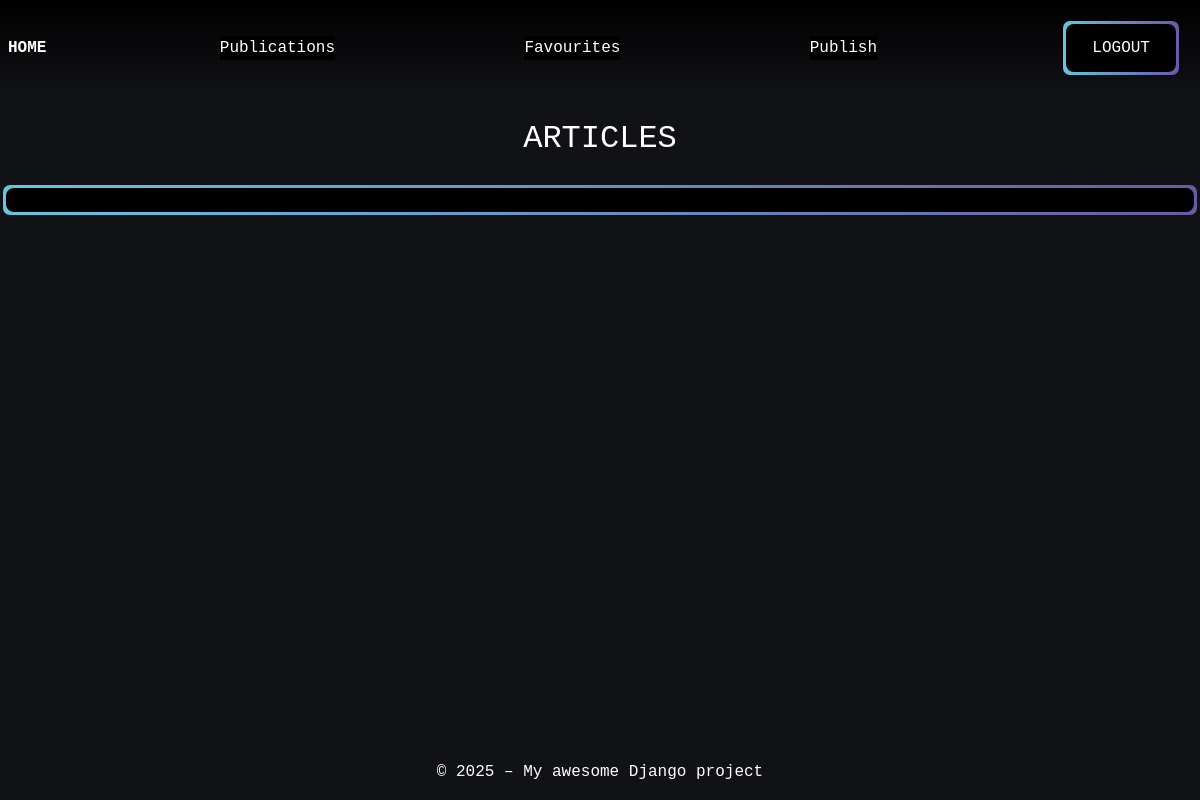
The app's page /articles/favourites/ (signed in), older data.
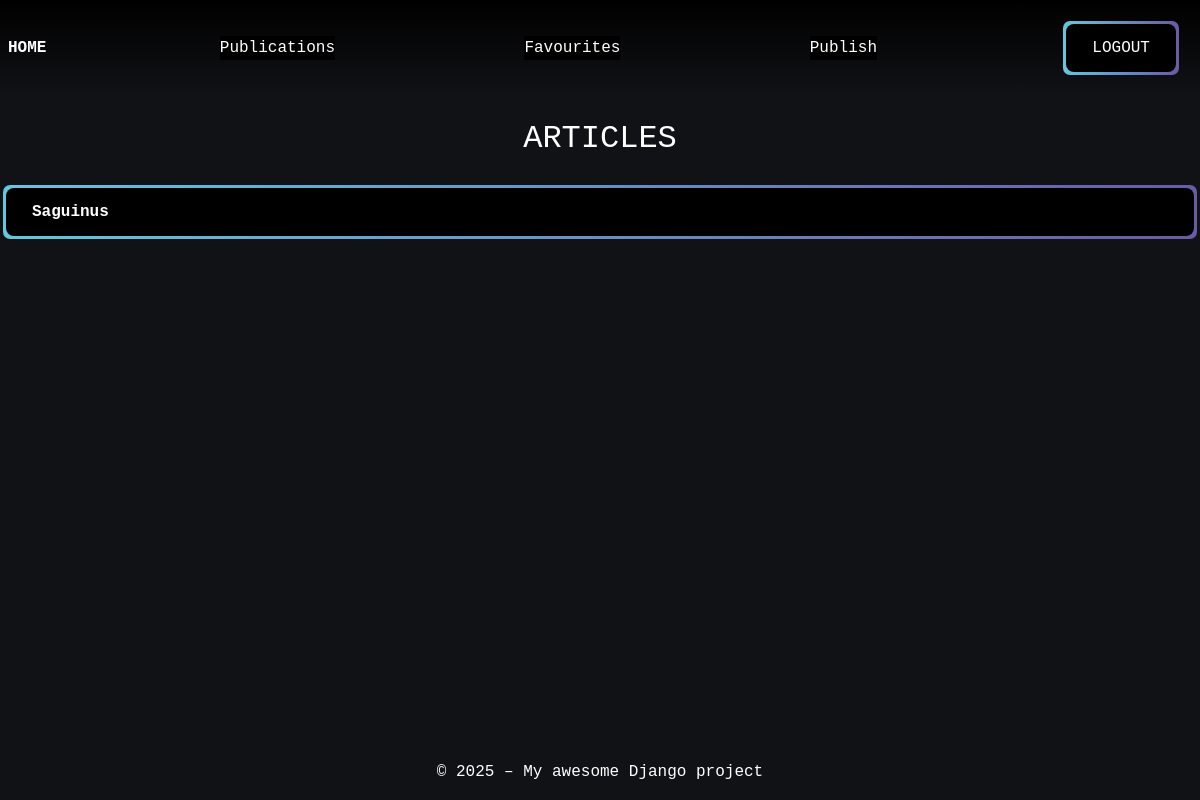
The same page, newer data.
### articles/models.py (models this page shows, shortened)
class UserFavouriteArticle(models.Model):
    user = models.ForeignKey(
        settings.AUTH_USER_MODEL,
        on_delete=models.CASCADE,
        related_name="favourited_by_user",
        null=False
    )
    article = models.ForeignKey(
        Article,
        on_delete=models.CASCADE,
        related_name="favourite_article",
        null=False
    )

class Article(models.Model):
    title = models.CharField(max_length=64, null=False)
    author = models.ForeignKey(
        settings.AUTH_USER_MODEL,
        on_delete=models.CASCADE,
        related_name="article",
        null=False
    )
    created = models.DateTimeField(auto_now_add=True, null=False)
    synopsis = models.CharField(max_length=312, null=False)
    content = models.TextField(null=False)

### articles/views.py (the view)
# urls.py: path('favourites/', FavouritesListView.as_view(), name='favourites-list'),
class FavouritesListView(ListView):
    model = UserFavouriteArticle
    template_name = "articles/favourites.html"
    context_object_name = "favourites"
    def get_queryset(self):
        return UserFavouriteArticle.objects.filter(user=self.request.user)

### articles/templates/articles/favourites.html
{% extends "base.html" %}
{% load static %}
{% block extra_css %}
 <link rel="stylesheet" href="{% static 'articles/css/articles.css' %}">
{% endblock %}
{% block content %}
<div class="page-content">
    <h2 class="text-center m-4">ARTICLES</h2>
    <div class="tables div-wrapper">
        <div class="div-overlay d-flex flex-column">
            {% for favourite in favourites %}
            <div>
                <a href="{% url 'article-detail' favourite.article.id %}" class="fw-bold">{{ favourite.article.title}}</a>
            </div>
            {% endfor %}
        </div>
    </div>
</div>
{% endblock %}

Row changes from the older to the newer data that the page shows:
added UserFavouriteArticle: article "Saguinus"
